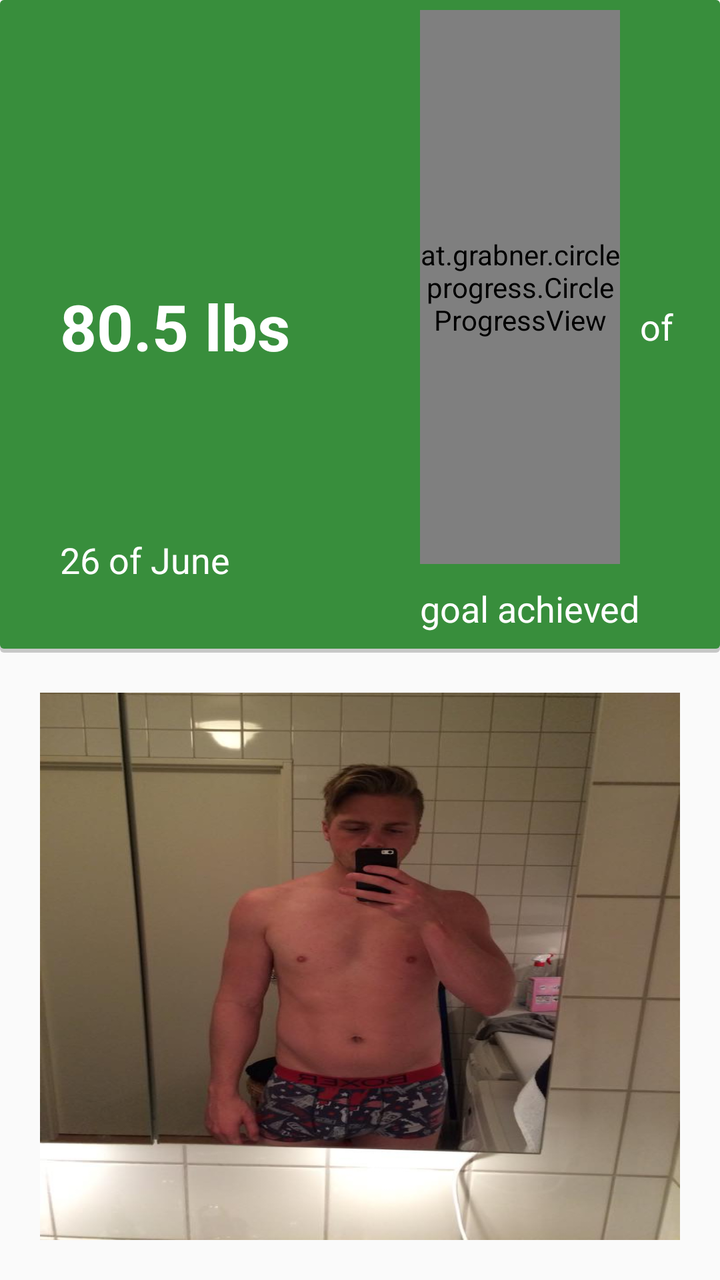
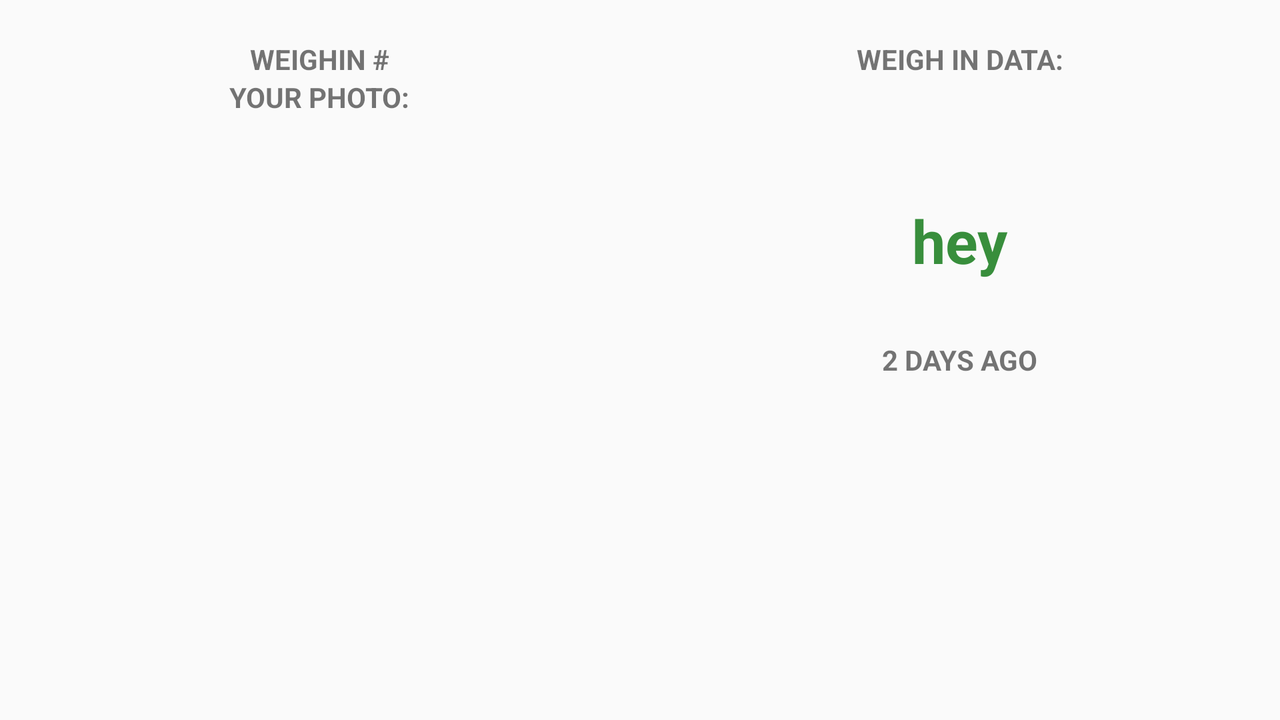

First picture: res/layout/ on a phone held upright. Second picture: the repository's own variant of that layout, on a device whose configuration matches the variant's folder. Source for both follows.
<!-- AndroidManifest.xml: application theme AppBaseTheme -->
<!-- res/layout/weighin_detail.xml -->
<?xml version="1.0" encoding="utf-8"?>
<LinearLayout xmlns:CircleProgressView="http://schemas.android.com/apk/res-auto"
    xmlns:android="http://schemas.android.com/apk/res/android"
    android:orientation="vertical"
    android:layout_width="match_parent"
    android:layout_height="match_parent"
    android:background="?android:windowBackground">

    <RelativeLayout
        android:id="@+id/statisticsContainer"
        android:layout_width="match_parent"
        android:layout_height="wrap_content"
        android:background="@drawable/layer_card_shadow_background">


        <TextView
            android:id="@+id/date_of_weighin"
            android:layout_width="wrap_content"
            android:layout_height="wrap_content"
            android:text="26 of June"
            android:textSize="18dp"
            android:textColor="@color/text_white"
            android:layout_marginLeft="30dp"
            android:layout_marginStart="30dp"
            android:textStyle="normal"
            android:layout_above="@+id/gained"
            android:layout_alignParentLeft="true"
            android:layout_alignParentStart="true" />

        <at.grabner.circleprogress.CircleProgressView
            android:id="@+id/circleView"
            android:layout_width="100dp"
            android:layout_height="277dp"
            CircleProgressView:cpv_value="0"
            CircleProgressView:cpv_maxValue="100"
            CircleProgressView:cpv_barColor="@color/accent_material_light"
            CircleProgressView:cpv_rimColor="@color/primary_dark_material_light"
            CircleProgressView:cpv_textColor="@color/text_white"
            CircleProgressView:cpv_unitColor="@color/text_white"
            CircleProgressView:cpv_spinColor="@color/primary_dark_material_light"
            CircleProgressView:cpv_contourColor="@color/text_white"
            CircleProgressView:cpv_barWidth="15dp"
            CircleProgressView:cpv_rimWidth="15dp"
            CircleProgressView:cpv_contourSize="0dp"
            CircleProgressView:cpv_autoTextSize="true"
            CircleProgressView:cpv_seekMode="false"
            CircleProgressView:cpv_unit="%"
            CircleProgressView:cpv_unitPosition="right_top"
            CircleProgressView:cpv_unitScale="1"
            CircleProgressView:cpv_textScale="1"
            CircleProgressView:cpv_showUnit="true"
            android:layout_marginRight="50dp"
            android:layout_alignParentTop="true"
            android:layout_alignParentRight="true"
            android:layout_alignParentEnd="true"
            android:layout_marginTop="5dp"
            android:layout_marginBottom="10dp" />

        <TextView
            android:layout_width="wrap_content"
            android:layout_height="wrap_content"
            android:text="of"
            android:textSize="18dp"
            android:textColor="@color/text_white"
            android:layout_centerVertical="true"
            android:layout_toRightOf="@+id/gained"
            android:layout_toEndOf="@+id/gained" />

        <TextView
            android:id="@+id/weighin_weight"
            android:layout_width="wrap_content"
            android:layout_height="wrap_content"
            android:text="80.5 lbs"
            android:textStyle="bold"
            android:textSize="32dp"
            android:textColor="@color/text_white"

            android:layout_centerVertical="true"
            android:layout_alignLeft="@+id/date_of_weighin"
            android:layout_alignStart="@+id/date_of_weighin" />

        <TextView
            android:id="@+id/gained"
            android:layout_width="wrap_content"
            android:layout_height="wrap_content"
            android:text="goal achieved"
            android:textSize="18dp"
            android:textColor="@color/text_white"
            android:layout_below="@+id/circleView"
            android:layout_alignLeft="@+id/circleView"
            android:layout_alignStart="@+id/circleView"
            android:layout_marginBottom="10dp"/>

    </RelativeLayout>

    <FrameLayout
        android:layout_width="match_parent"
        android:layout_height="match_parent"
        android:layout_margin="20dp">

        <ImageView
            android:id="@+id/detail_image"
            android:layout_width="match_parent"
            android:layout_height="match_parent"
            android:src="@drawable/weighin_image2"
            android:scaleType="fitXY"
            android:background="@drawable/layer_card_shadow_background"/>

    </FrameLayout>
</LinearLayout>
<!-- resources referenced by this layout -->
<resources>
  <color name="text_white">#FFFFFF</color>
  <!-- drawable layer_card_shadow_background (drawable) -->
  <?xml version="1.0" encoding="utf-8"?>
  <layer-list xmlns:android="http://schemas.android.com/apk/res/android">
      <item>
          <shape android:shape="rectangle">
              <solid android:color="#CABBBBBB"/>
              <corners android:radius="2dp" />
          </shape>
      </item>
  
      <item
          android:left="0dp"
          android:right="0dp"
          android:top="0dp"
          android:bottom="2dp">
          <shape android:shape="rectangle">
              <solid android:color="@color/PrimaryColor"/>
              <corners android:radius="2dp" />
          </shape>
      </item>
  </layer-list>
  <!-- drawable weighin_image2: jpg bitmap (drawable-xxxhdpi, 42004 bytes) -->
  <!-- from res/values-v11/ -->
  <style name="AppBaseTheme" parent="Theme.AppCompat.Light.NoActionBar">
  
          <item name="colorPrimary">@color/PrimaryColor</item>
          
      </style>
  <color name="PrimaryColor">#388E3C</color>
</resources>
<!-- res/layout-land/weighin_detail.xml (the author's variant of the layout above) -->
<!-- drawn on the phone turned sideways -->
<?xml version="1.0" encoding="utf-8"?>
<LinearLayout xmlns:android="http://schemas.android.com/apk/res/android"
              android:orientation="horizontal"
              android:layout_width="match_parent"
              android:layout_height="match_parent"
              android:background="?android:windowBackground">

    <RelativeLayout
        android:layout_width="0dp"
        android:layout_weight="0.5"
        android:layout_height="match_parent">

        <TextView
            android:id="@+id/detail_id"
            android:layout_width="wrap_content"
            android:layout_height="wrap_content"
            android:layout_centerHorizontal="true"
            android:layout_marginTop="20dp"
            android:textStyle="bold"
            android:text="WEIGHIN #"

            />
        <TextView
            android:id="@+id/photo_caption"
            android:layout_width="wrap_content"
            android:layout_height="wrap_content"
            android:layout_centerHorizontal="true"
            android:layout_gravity="center"
            android:layout_below="@id/detail_id"
            android:textStyle="bold"
            android:text="YOUR PHOTO:"

            />

    <ImageView
        android:id="@+id/detail_image"
        android:layout_width="match_parent"
        android:layout_height="250dp"
        android:layout_gravity="center"
        android:layout_marginTop="90dp"
        android:layout_marginLeft="20dp"
        android:layout_marginRight="20dp"
        android:layout_marginBottom="20dp"/>

    </RelativeLayout>

    <RelativeLayout
        android:layout_width="0dp"
        android:layout_weight="0.5"
        android:layout_height="match_parent">

        <TextView
            android:id="@+id/weighin_data_lbl"
            android:layout_width="wrap_content"
            android:layout_height="wrap_content"
            android:layout_centerHorizontal="true"
            android:textStyle="bold"
            android:layout_marginTop="20dp"
            android:layout_gravity="center"
            android:text="WEIGH IN DATA:"/>


        <TextView
            android:id="@+id/detail_weight"
            android:layout_width="wrap_content"
            android:layout_height="wrap_content"
            android:layout_centerHorizontal="true"
            android:textSize="30sp"
            android:textStyle="bold"
            android:textColor="@color/green_2"
            android:layout_marginTop="100dp"
            android:layout_gravity="center"
            android:text="hey"/>

        <TextView
            android:id="@+id/detail_date"
            android:layout_width="wrap_content"
            android:layout_height="wrap_content"
            android:layout_below="@id/detail_weight"
            android:layout_centerHorizontal="true"
            android:text="2 DAYS AGO"
            android:textStyle="bold"
            android:layout_marginTop="30dp"
            android:layout_gravity="center"/>

    </RelativeLayout>



</LinearLayout>
<!-- resources referenced by the variant -->
<!-- as the phone turned sideways resolves them -->
<resources>
  <color name="green_2">#388E3C</color>
  <!-- from res/values-v11/ -->
  <style name="AppBaseTheme" parent="Theme.AppCompat.Light.NoActionBar">
  
          <item name="colorPrimary">@color/PrimaryColor</item>
          
      </style>
  <color name="PrimaryColor">#388E3C</color>
</resources>
